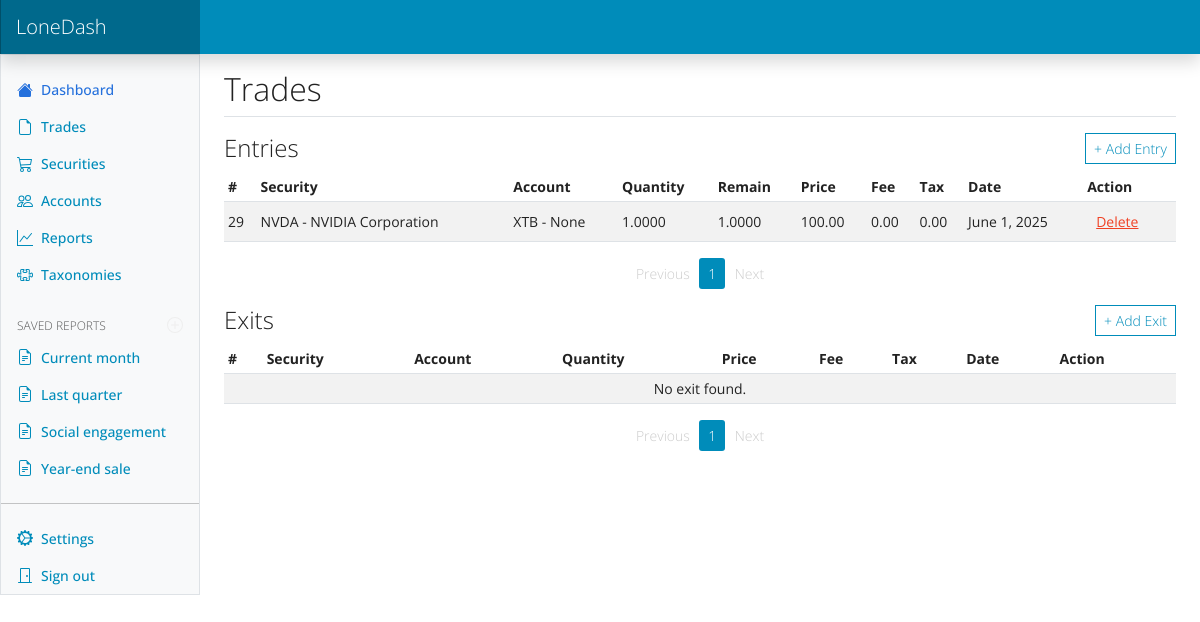
The app's page /trades/ (signed in), older data.
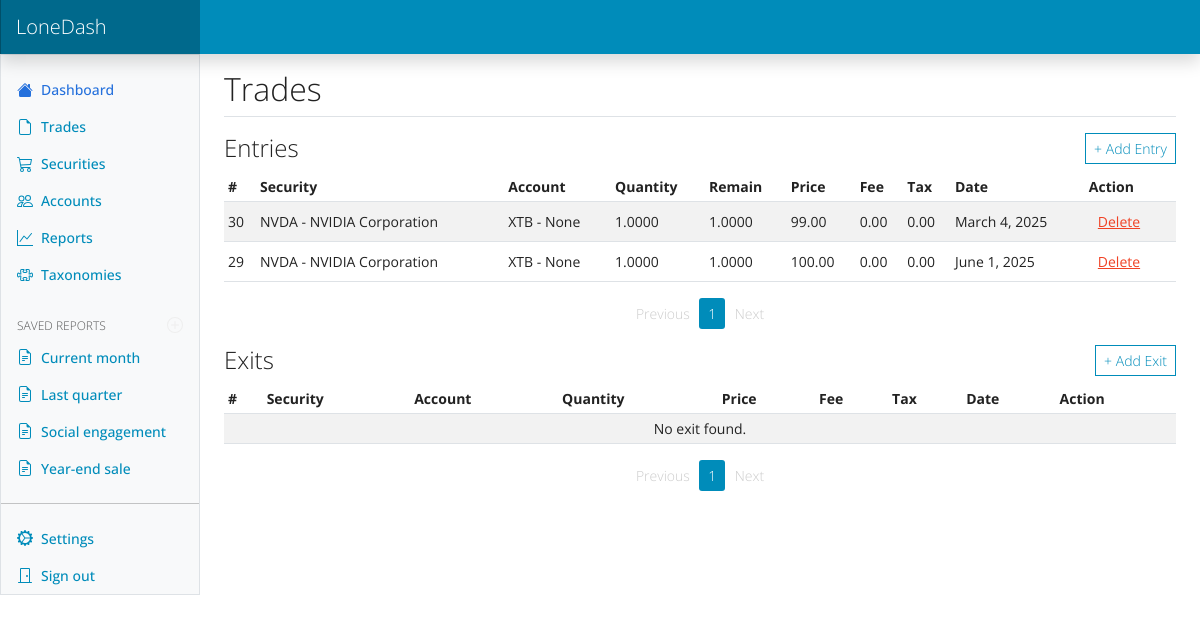
The same page, newer data.
### dash/models.py (models this page shows, shortened)
class TradeEntry(models.Model):
    account = models.ForeignKey(Account, on_delete=models.CASCADE, related_name='entries')
    security = models.ForeignKey('Security', on_delete=models.CASCADE, related_name='entries')
    quantity = models.DecimalField(max_digits=16, decimal_places=4)
    price = models.DecimalField(max_digits=16, decimal_places=2)
    fee = models.DecimalField(max_digits=16, decimal_places=2, default=0)
    tax = models.DecimalField(max_digits=16, decimal_places=2, default=0)
    date = models.DateField(default=date.today)
    note = models.TextField(blank=True)
    class Meta:
        ordering = ['-date']
    def filled_quantity(self, until_date=None):
        qs = self.exits.all()
        if until_date:
            qs = qs.filter(date__lte=until_date)
        return qs.aggregate(total=models.Sum('quantity'))['total'] or Decimal('0')
    @property
    def remaining_quantity(self) -> Decimal:
        return self.remaining_quantity_at()
    def remaining_quantity_at(self, until_date=None) -> Decimal:
        if until_date is None:
            until_date = date.today()
        if until_date < self.date:
            return Decimal('0')
        return self.quantity - self.filled_quantity(until_date)

class Security(models.Model):
    user = models.ForeignKey(User, on_delete=models.CASCADE, related_name='security')
    code = models.CharField(max_length=10)
    exchange = models.CharField(max_length=20)
    name = models.CharField(max_length=255)
    type = models.CharField(max_length=255, blank=True)
    isin = models.CharField(max_length=20, blank=True)
    close = models.DecimalField(max_digits=16, decimal_places=2, default=0)
    date = models.DateField(default=date.today)
    api_source = models.CharField(max_length=50, blank=True, null=True)
    industry = models.CharField(max_length=100, blank=True)
    sector = models.CharField(max_length=100, blank=True)
    website = models.URLField(blank=True)
    description = models.TextField(blank=True)
    class Meta:
        constraints = [
            models.UniqueConstraint(fields=['user', 'code'], name='unique_user_code')
        ]
        indexes = [
            models.Index(fields=['user', 'code']),
        ]
    def __str__(self):
        return f"{self.code} - {self.name}"

class Account(models.Model):
    user = models.ForeignKey(User, on_delete=models.CASCADE, related_name='accounts')
    name = models.CharField(max_length=255)
    type = models.CharField(max_length=255, choices=[
        ('deposit', 'Deposit'),
        ('broker', 'Broker'),
    ])
    currency = models.ForeignKey(Currency, on_delete=models.PROTECT,null=True)
    active = models.BooleanField(default=True)
    description = models.TextField(blank=True)
    def __str__(self):
        return f"{self.name} - {self.currency}"
    def __init__(self, *args, **kwargs):
        super().__init__(*args, **kwargs)

### dash/views.py (the view)
# urls.py: path('trades/', trades_view, name='trades'),
def trades_view(request):
    entries_list = TradeEntry.objects.filter(account__user=request.user).order_by('-id')
    entries_paginator = Paginator(entries_list, 10)
    entries_page = entries_paginator.get_page(request.GET.get('entries_page'))
    exits_list = TradeExit.objects.filter(entry__account__user=request.user).order_by('-id')
    exits_paginator = Paginator(exits_list, 10)
    exits_page = exits_paginator.get_page(request.GET.get('exits_page'))
    svg_content = get_icons_svg()
    return render(request, "trades.html", {'icons_svg': svg_content, 'entries' : entries_page, 'exits' : exits_page})

### dash/views.py (called while the page is built)
def get_icons_svg():
    current_dir = os.path.dirname(__file__)
    svg_path = os.path.join(current_dir, 'static', 'icons', 'icons.svg')
    with open(svg_path, 'r', encoding='utf-8') as f:
        return f.read()

### dash/templates/trades.html (shortened to what the changed rows need)
{% extends "base.html" %}
{% block content %}
<main class="col-md-9 ms-sm-auto col-lg-10 px-md-4">
    <div class="d-flex justify-content-between flex-wrap flex-md-nowrap align-items-center pt-3 pb-2 mb-3 border-bottom">
        <h2 class="mb-0">Trades</h2>
    </div>
    <div class="table-responsive small">
        <table class="table table-striped table-sm table-hover">
            <thead>
                <tr>
                    <th scope="col">#</th>
                    <th scope="col">Security</th>
                    <th scope="col">Account</th>
                    <th scope="col">Quantity</th>
                    <th scope="col">Remain</th>
                    <th scope="col">Price</th>
                    <th scope="col">Fee</th>
                    <th scope="col">Tax</th>
                    <th scope="col">Date</th>
                    <th scope="col">Action</th>
                </tr>
            </thead>
            <tbody>
                {% for entry in entries %}
                <tr>
                    <td>{{ entry.id }}</td>
                    <td>{{ entry.security }}</td>
                    <td>{{ entry.account }}</td>
                    <td>{{ entry.quantity}}</td>
                    <td>{{ entry.remaining_quantity|floatformat:"4"}}</td>
                    <td>{{ entry.price}}</td>
                    <td>{{ entry.fee}}</td>
                    <td>{{ entry.tax }}</td>
                    <td>{{ entry.date}}</td>
                    <td>
                        <button class="btn btn-sm btn-link text-danger btn-delete-entry"
                            data-id="{{ entry.id }}">Delete</button>
                    </td>
                </tr>
                {% empty %}
                <tr>
                    <td colspan="10" class="text-center">No entry found.</td>
                </tr>
                {% endfor %}
            </tbody>
        </table>
    </div>
    <nav>
        <ul class="pagination pagination-sm justify-content-center">
            {% for num in entries.paginator.page_range %}
            <li class="page-item {% if entries.number == num %}active{% endif %}">
                <a class="page-link" href="?entries_page={{ num }}">{{ num }}</a>
            </li>
            {% endfor %}
        </ul>
    </nav>
    <div class="table-responsive small">
        <table class="table table-striped table-sm table-hover">
            <thead>
                <tr>
                    <th scope="col">#</th>
                    <th scope="col">Security</th>
                    <th scope="col">Account</th>
                    <th scope="col">Quantity</th>
                    <th scope="col">Price</th>
                    <th scope="col">Fee</th>
                    <th scope="col">Tax</th>
                    <th scope="col">Date</th>
                    <th scope="col">Action</th>
                </tr>
            </thead>
        </table>
    </div>
    <nav>
        <ul class="pagination pagination-sm justify-content-center">
            {% for num in exits.paginator.page_range %}
            <li class="page-item {% if exits.number == num %}active{% endif %}">
                <a class="page-link" href="?exits_page={{ num }}">{{ num }}</a>
            </li>
            {% endfor %}
        </ul>
    </nav>
</main>
{% endblock %}
{% block page_scripts %}
{% load static %}
{% endblock %}

Row changes from the older to the newer data that the page shows:
added TradeEntry: id "30", security "NVDA - NVIDIA Corporation", account "XTB - None", quantity "1.0000", remaining_quantity "1.0000", price "99.00", fee "0.00", tax "0.00", date "March 4, 2025"
